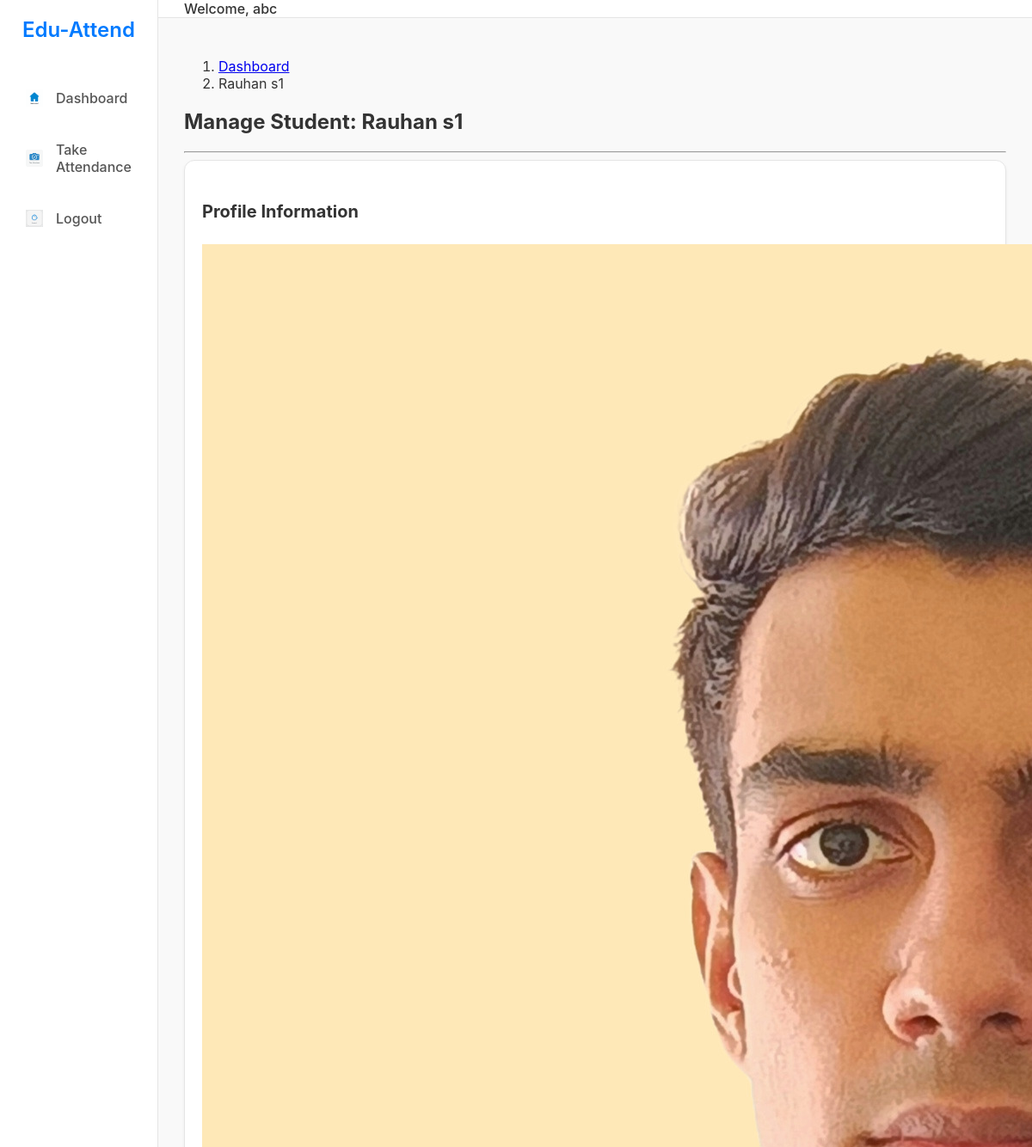
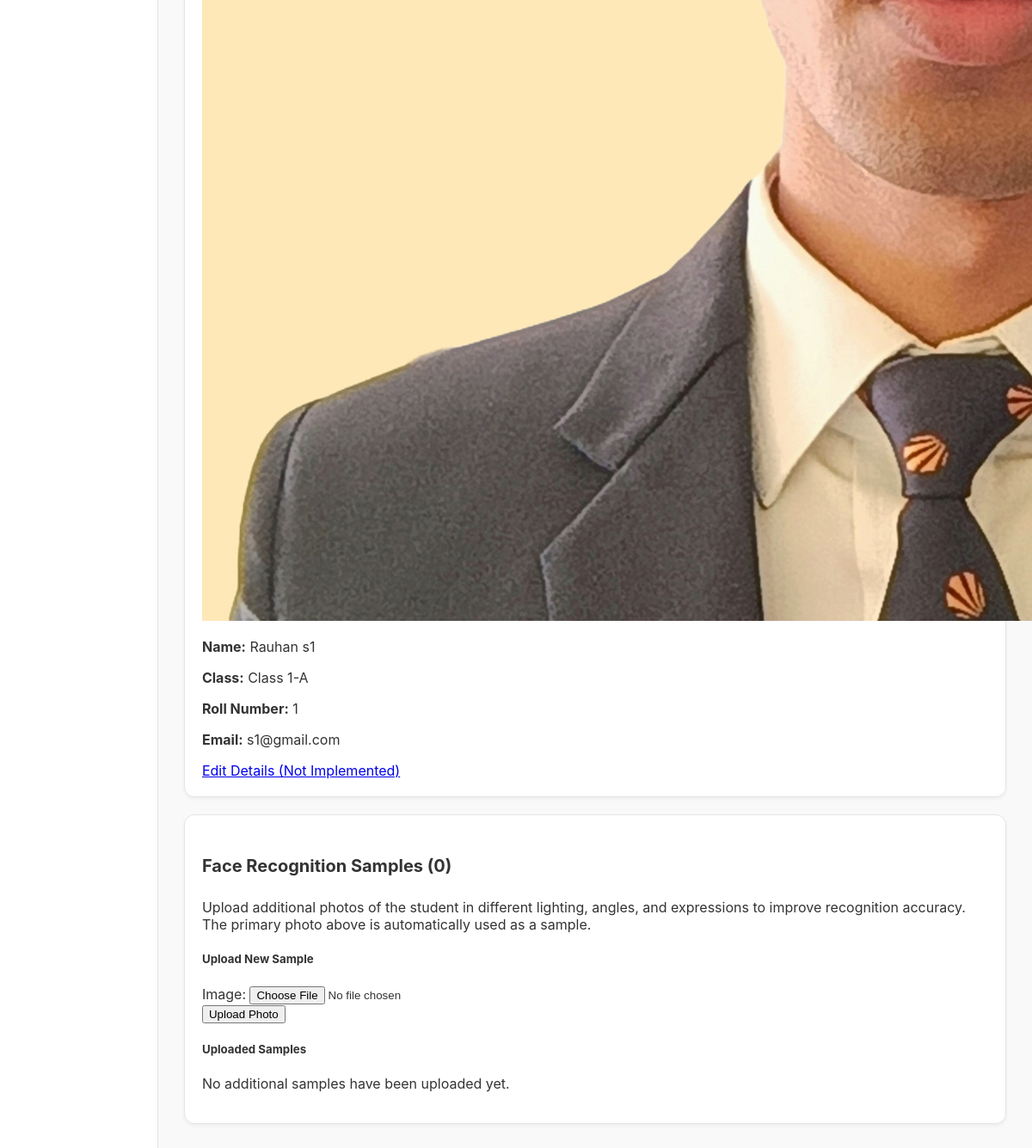
Screenshot of /core/admin/student/3/ (signed in) with the database file from the repository (2 pictures, top to bottom).
### core/models.py (models this page shows, shortened)
class User(AbstractUser):
    ROLE_CHOICES = (
        ('admin', 'Admin'),
        ('teacher', 'Teacher'),
        ('student', 'Student'),
    )
    role = models.CharField(max_length=20, choices=ROLE_CHOICES, default='teacher')

class Student(models.Model):
    user = models.OneToOneField(User, on_delete=models.CASCADE, primary_key=True)
    school_class = models.ForeignKey(SchoolClass, on_delete=models.SET_NULL, null=True, blank=True, related_name='students')
    roll_number = models.CharField(max_length=20, blank=True)
    photo = models.ImageField(upload_to='students/', blank=True, null=True, help_text="A single, high-quality frontal face shot for the main profile.")
    face_encodings = models.JSONField(default=list, blank=True, help_text="Auto-generated from the main photo if face_recognition is installed.")
    class Meta:
        unique_together = ('school_class', 'roll_number')
    def get_full_name(self) -> str:
        return self.user.get_full_name() or self.user.username

class SchoolClass(models.Model):
    grade = models.PositiveSmallIntegerField(
        validators=[MinValueValidator(1), MaxValueValidator(12)],
        help_text="Class/Grade number (1-12)"
    )
    section = models.CharField(
        max_length=2,
        help_text="Section letter, e.g., A, B, C",
    )
    academic_year = models.ForeignKey(AcademicYear, on_delete=models.PROTECT, default=1)
    class Meta:
        unique_together = ("academic_year", "grade", "section")

### core/views.py (the view)
# urls.py: path('admin/student/<int:student_id>/', views.student_detail, name='student_detail'),
@login_required
def student_detail(request: HttpRequest, student_id: int) -> HttpResponse:
    student = get_object_or_404(Student.objects.select_related('user', 'school_class'), pk=student_id)
    if request.method == 'POST':
        form = FaceSampleForm(request.POST, request.FILES)
        if form.is_valid():
            sample = form.save(commit=False)
            sample.student = student
            sample.save()
            messages.success(request, "Face sample uploaded successfully.")
            return redirect('student_detail', student_id=student.pk)
    else:
        form = FaceSampleForm()
    samples = student.samples.all().order_by('-created_at')
    return render(request, 'admin/student_detail.html', {'student': student, 'form': form, 'samples': samples})

### core/forms.py
class FaceSampleForm(forms.ModelForm):
    class Meta:
        model = FaceSample
        fields = ['image']
        widgets = {
            'image': forms.ClearableFileInput(attrs={'class': 'form-control'}),
        }

### core/templates/admin/student_detail.html (shortened to what this page needs)
{% extends "base.html" %}
{% block content %}
<div class="container mt-4">
    <nav aria-label="breadcrumb">
        <ol class="breadcrumb">
            <li class="breadcrumb-item"><a href="{% url 'admin_dashboard' %}">Dashboard</a></li>
            <li class="breadcrumb-item active" aria-current="page">{{ student.get_full_name }}</li>
        </ol>
    </nav>
    <h2>Manage Student: {{ student.get_full_name }}</h2>
    <hr>
    <div class="row">
        <div class="col-md-4">
            <div class="card">
                <div class="card-header">
                    <h4>Profile Information</h4>
                </div>
                <div class="card-body">
                    {% if student.photo %}
                        <img src="{{ student.photo.url }}" alt="Photo of {{ student.name }}" class="img-fluid rounded mb-3">
                    {% else %}
                        <div class="alert alert-warning">No primary photo uploaded.</div>
                    {% endif %}
                    <p><strong>Name:</strong> {{ student.get_full_name }}</p>
                    <p><strong>Class:</strong> Class {{ student.school_class.grade }}-{{ student.school_class.section }}</p>
                    <p><strong>Roll Number:</strong> {{ student.roll_number }}</p>
                    <p><strong>Email:</strong> {{ student.user.email }}</p>
                    <a href="#" class="btn btn-sm btn-outline-primary">Edit Details (Not Implemented)</a>
                </div>
            </div>
        </div>
        <div class="col-md-8">
            <div class="card">
                <div class="card-header">
                    <h4>Face Recognition Samples ({{ samples.count }})</h4>
                </div>
                <div class="card-body">
                    <p>Upload additional photos of the student in different lighting, angles, and expressions to improve recognition accuracy. The primary photo above is automatically used as a sample.</p>
                    <div class="mb-4 p-3 border rounded">
                        <h5>Upload New Sample</h5>
                        <form method="post" enctype="multipart/form-data">
                            <div class="mb-3">
                                {{ form.image.label_tag }}
                                {{ form.image }}
                            </div>
                            <button type="submit" class="btn btn-primary">Upload Photo</button>
                        </form>
                    </div>
                    <h5>Uploaded Samples</h5>
                    <div class="row">
                        {% for sample in samples %}
                        <div class="col-md-4 mb-3">
                            <div class="card h-100">
                                <img src="{{ sample.image.url }}" class="card-img-top" alt="Face sample">
                                <div class="card-body text-center">
                                    <p class="card-text"><small>Uploaded: {{ sample.created_at|date:"Y-m-d H:i" }}</small></p>
                                    <a href="{% url 'delete_face_sample' sample.id %}" class="btn btn-sm btn-danger" onclick="return confirm('Are you sure you want to delete this sample?');">Delete</a>
                                </div>
                            </div>
                        </div>
                        {% empty %}
                        <div class="col">
                            <p>No additional samples have been uploaded yet.</p>
                        </div>
                        {% endfor %}
                    </div>
                </div>
            </div>
        </div>
    </div>
</div>
{% endblock %}

### templates/base.html (shortened to what this page needs)
{% load static %}
<!DOCTYPE html>
<html lang="en">
<head>
    <link rel="stylesheet" href="{% static 'css/main.css' %}">
</head>
<body>
    <div class="wrapper">
        <aside class="sidebar" id="sidebar">
            <div class="logo">
                Edu-Attend
            </div>
            <nav>
                <ul>
                    {% if user.role == 'admin' %}
                    <li>
                        <a href="{% url 'admin_dashboard' %}" class="{% if request.resolver_match.url_name == 'admin_dashboard' %}active{% endif %}">
                            <img src="{% static 'images/icons/Dashboard.svg' %}" alt="Dashboard" class="icon">
                            Dashboard
                        </a>
                    </li>
                    {% else %}
                    <li>
                        <a href="{% url 'teacher_dashboard' %}" class="{% if request.resolver_match.url_name == 'teacher_dashboard' %}active{% endif %}">
                            <img src="{% static 'images/icons/Dashboard.svg' %}" alt="Dashboard" class="icon">
                            Dashboard
                        </a>
                    </li>
                    <li>
                        <a href="{% url 'take_attendance' 1 %}" class="{% if request.resolver_match.url_name == 'take_attendance' %}active{% endif %}">
                            <img src="{% static 'images/icons/TakeAttendance.svg' %}" alt="Take Attendance" class="icon">
                            Take Attendance
                        </a>
                    </li>
                    {% endif %}
                    <li class="logout-item">
                        <a href="{% url 'logout_get' %}">
                            <img src="{% static 'images/icons/logout.svg' %}" alt="Logout" class="icon">
                            Logout
                        </a>
                    </li>
                </ul>
            </nav>
        </aside>
        <main class="main-content">
            <header class="header">
                <div class="user-info">
                    Welcome, {{ user.username }}
                </div>
            </header>
            <section class="content">
                {% block content %}
                {% endblock %}
            </section>
        </main>
    </div>
</body>
</html>

### core/static/css/main.css (style rules this page uses)
:root { --background-color: #F9F9F9; --text-color: #333333; --primary-accent: #007AFF; --sidebar-bg: #FFFFFF; --sidebar-width: 240px; --header-height: 60px; --card-bg: #FFFFFF; --card-border: #E5E5E5; --card-shadow: 0 2px 4px rgba(0,0,0,0.05); }
body, html { margin: 0; padding: 0; height: 100%; font-family: -apple-system, BlinkMacSystemFont, "Segoe UI", Roboto, "Helvetica Neue", Arial, sans-serif; background-color: var(--background-color); color: var(--text-color); }
.wrapper { display: flex; height: 100vh; }
.sidebar { width: var(--sidebar-width); background-color: var(--sidebar-bg); border-right: 1px solid var(--card-border); padding: 20px; display: flex; flex-direction: column; transition: transform 0.3s ease; }
.sidebar .logo { text-align: center; margin-bottom: 40px; font-size: 24px; font-weight: 600; color: var(--primary-accent); }
.sidebar nav ul { list-style: none; padding: 0; margin: 0; flex-grow: 1; display: flex; flex-direction: column; }
.sidebar nav li a { display: flex; align-items: center; padding: 15px 10px; color: #555; text-decoration: none; border-radius: 8px; margin-bottom: 10px; font-weight: 500; transition: background-color 0.2s, color 0.2s; }
.sidebar nav li a .icon { margin-right: 15px; width: 20px; height: 20px; }
.logout-item { margin-top: auto; }
.main-content { flex-grow: 1; display: flex; flex-direction: column; overflow-y: auto; }
.header { height: var(--header-height); display: flex; align-items: center; justify-content: space-between; padding: 0 30px; border-bottom: 1px solid var(--card-border); background-color: #FFFFFF; }
.header .user-info { font-weight: 500; }
.content { padding: 30px; flex-grow: 1; }
.card { background-color: var(--card-bg); border: 1px solid var(--card-border); border-radius: 12px; padding: 20px; box-shadow: var(--card-shadow); margin-bottom: 20px; }
.card-header { font-size: 20px; font-weight: 600; margin-bottom: 20px; }

### rows the page displays
User: username "abc"
Student: get_full_name "Rauhan s1", photo (picture), school_class.grade "1", school_class.section "A", roll_number "1", user.email "s1@gmail.com"

### other values shown
{{ samples.count }} "0"
